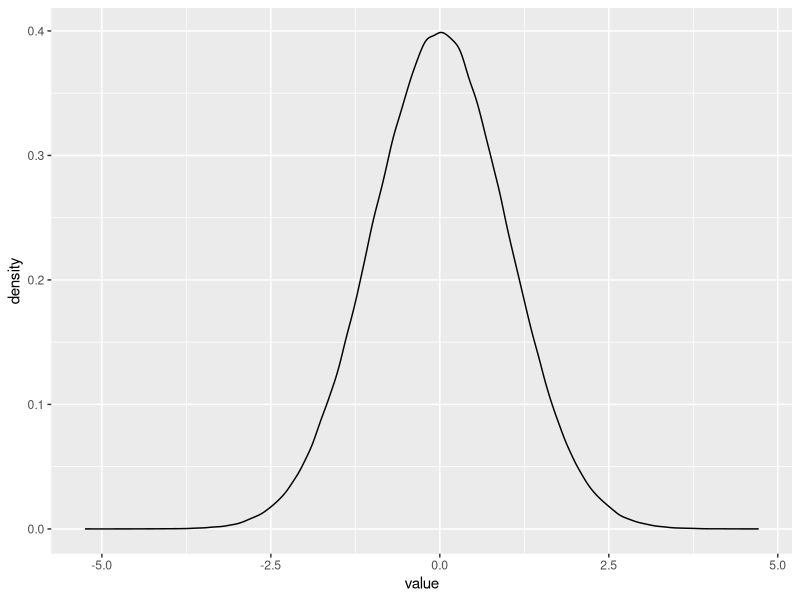
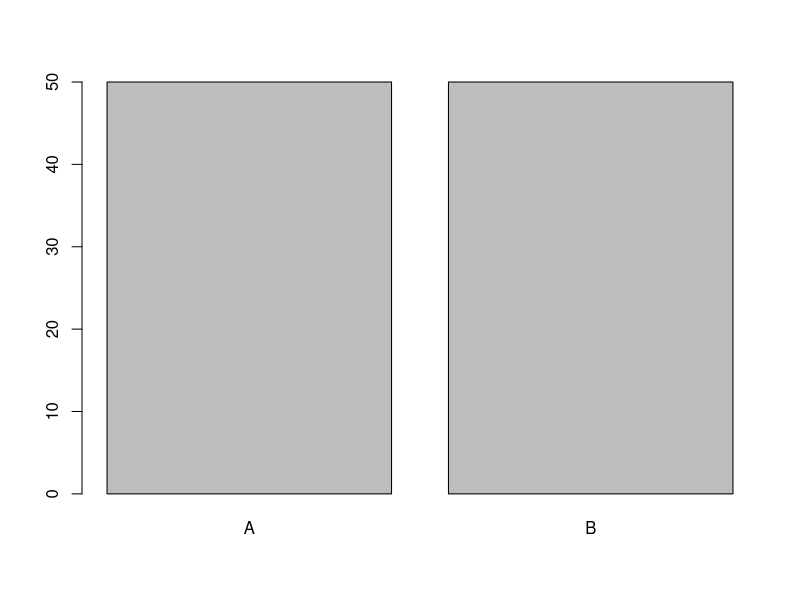

These charts were generated, in order, by the following R code:
## ---- chunk 1
# create a normally distributed population set
population_norm <- data.frame(value = rnorm(n = 1000000, mean = 0, sd = 1))
summary(population_norm)
## ---- chunk 2
library(ggplot2)
#Visualize distribution, from previous steps.
ggplot(population_norm, aes(value)) +
  geom_density()
## ---- chunk 3
shapiro.test(population_norm$value[1:5000]) #Run the test.
## ---- chunk 4
library(tidyverse)

# Create two different populations
population1 <- data.frame(value = rnorm(n = 50, mean = 0, sd = 1), group = "A")
population2 <- data.frame(value = rnorm(n = 50, mean = .5, sd = 1), group = "B")

# Combine populations
population_combined <- rbind(population1, population2)
tble=table(population_combined$group)
barplot(tble)
## ---- chunk 5
library(dplyr)

# mean of samples
# Calculate mean of samples over group
mean_by_group <- population_combined %>%
  group_by(group) %>%
  summarize(mean_value = mean(value))

print(mean_by_group)
## ---- chunk 6
t.test(data = population_combined, value ~ group)
## ---- chunk 7
#Create data with relationships
library(tidyverse)
set.seed(123)
x = rnorm(100)
data <- data.frame(
  x,
  y = 2*x + rnorm(100)
)
#data
cor(data)
## ---- chunk 8
cor.test(data$x, data$y, method = "pearson")
## ---- chunk 9
library(tidyverse)

# Create a sample dataset 
data <- data.frame(
  gender = factor(rep(c("Male", "Female"), times = c(40, 70))),
  smoker = factor(rep(c("Yes", "No"), times = c(60, 50)))
)

# Create a contingency table
contingency_table <- table(data$gender, data$smoker)
print(contingency_table)
## ---- chunk 10
# Perform the Chi-squared test
chi_squared_test <- chisq.test(contingency_table)
print(chi_squared_test)
